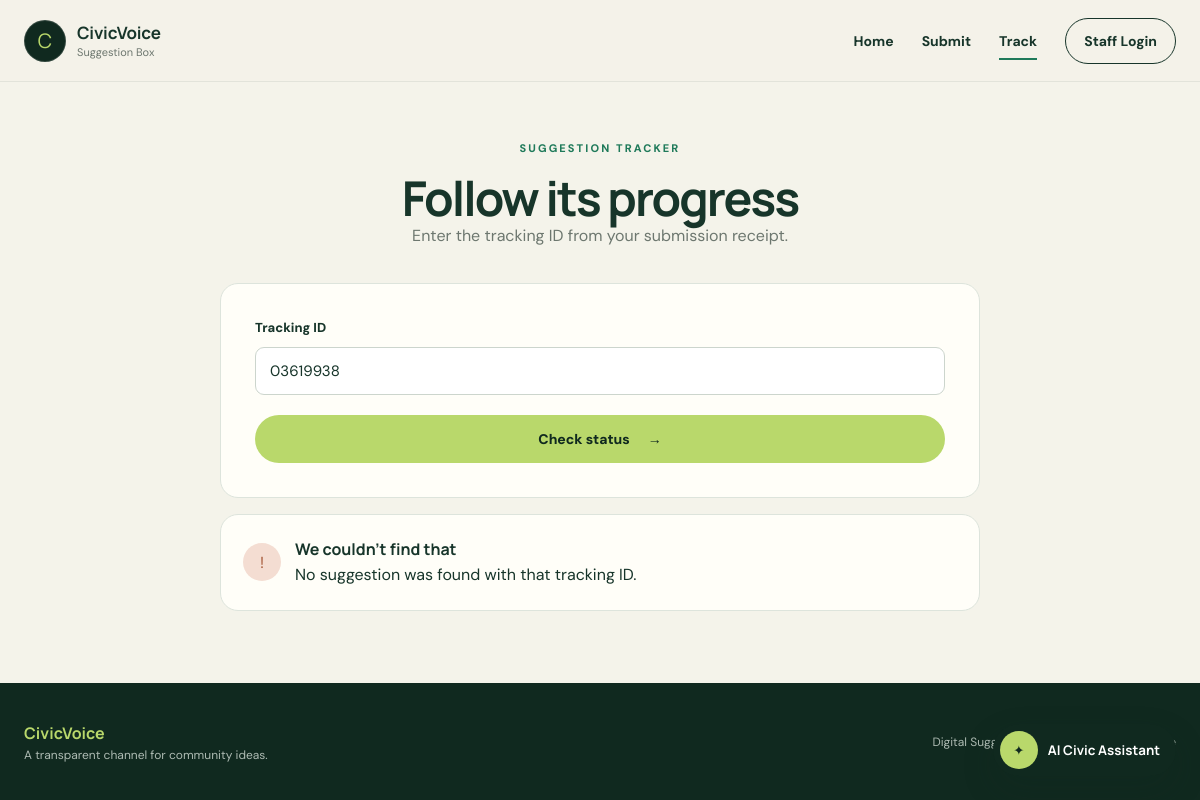
/track?tracking_id=03619938, run on an earlier commit of the app's database.
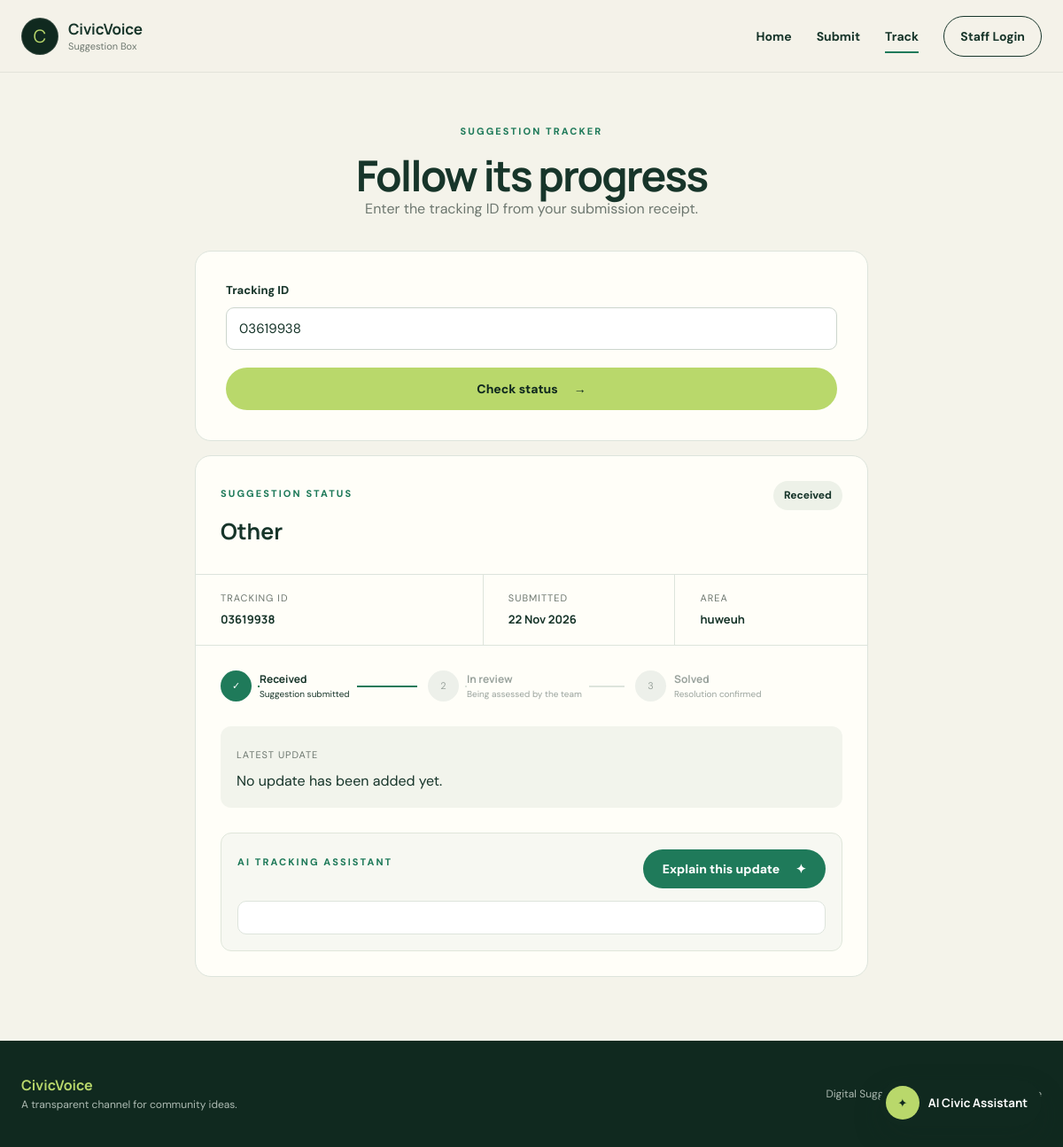
And on a later commit of the database.
### app/models.py (models this page shows)
class Suggestion(db.Model):
    id = db.Column(db.Integer, primary_key=True)
    tracking_id = db.Column(
        db.String(8),
        unique=True,
        nullable=False,
        default=lambda: f"{secrets.randbelow(100_000_000):08d}"
    )
    name = db.Column(db.String(100), nullable=False)
    title = db.Column(db.String(150), nullable=True)
    category = db.Column(db.String(100), nullable=False)
    description = db.Column(db.Text, nullable=False)
    status = db.Column(
        db.String(30),
        default="Received",
        nullable=False
    )
    ward = db.Column(db.String(100), nullable=True)
    officer_remark = db.Column(db.Text, nullable=True)
    photo_filename = db.Column(db.String(255), nullable=True)
    ai_priority = db.Column(db.String(20), nullable=True)
    ai_priority_reason = db.Column(db.Text, nullable=True)
    ai_priority_provider = db.Column(db.String(30), nullable=True)
    created_at = db.Column(
        db.DateTime,
        default=datetime.utcnow
    )

### app/routes.py (the view)
    @app.route("/track")
    def track_suggestion():
        tracking_id = request.args.get("tracking_id", "").strip()
        suggestion = None
        error = None
        if tracking_id:
            tracking_id = normalize_tracking_id(tracking_id)
            if tracking_id is None:
                error = "Enter a valid tracking ID."
            else:
                suggestion = Suggestion.query.filter_by(
                    tracking_id=tracking_id
                ).first()
                if suggestion is None:
                    error = "No suggestion was found with that tracking ID."
        return render_template(
            "track.html",
            tracking_id=tracking_id,
            suggestion=suggestion,
            status_history=(
                StatusHistory.query.filter_by(
                    suggestion_id=suggestion.id
                ).order_by(StatusHistory.created_at.asc()).all()
                if suggestion else []
            ),
            error=error
        )

### app/routes.py (called while the page is built)
def normalize_tracking_id(tracking_id):
    tracking_id = tracking_id.strip()
    if re.fullmatch(r"\d{8}", tracking_id):
        return tracking_id
    try:
        return str(uuid.UUID(tracking_id))
    except (ValueError, AttributeError):
        return None

### app/templates/track.html (shortened to what this page needs)
{% extends "base.html" %}
{% block content %}
<div class="content-header">
    <span class="eyebrow">Suggestion tracker</span>
    <h1>Follow its progress</h1>
    <p>Enter the tracking ID from your submission receipt.</p>
</div>
<section class="track-layout">
    <div class="form-card track-search">
        <form method="GET" action="{{ url_for('track_suggestion') }}" class="modern-form">
            <div class="field">
                <label for="tracking_id">Tracking ID</label>
                <input type="text" id="tracking_id" name="tracking_id" value="{{ tracking_id }}" placeholder="Enter 8-digit ID" inputmode="numeric" pattern="[0-9]{8}" required>
            </div>
            <button type="submit" class="btn btn-primary btn-full">Check status <span>→</span></button>
        </form>
    </div>
    {% if error %}
        <div class="track-empty" role="alert"><span>!</span><div><strong>We couldn’t find that</strong><p>{{ error }}</p></div></div>
    {% endif %}
    {% if suggestion %}
        <div class="status-card">
            <div class="status-card-head">
                <div>
                    <span class="eyebrow">Suggestion status</span>
                    <h2>{{ suggestion.category }}</h2>
                </div>
                <span class="status-pill status-{{ suggestion.status|lower|replace(' ', '-') }}">{{ suggestion.status }}</span>
            </div>
            <div class="tracking-details">
                <div><span>Tracking ID</span><strong class="tracking-code">{{ suggestion.tracking_id }}</strong></div>
                <div><span>Submitted</span><strong>{{ suggestion.created_at.strftime("%d %b %Y") }}</strong></div>
                <div><span>Area</span><strong>{{ suggestion.ward or "Not provided" }}</strong></div>
            </div>
            <div class="timeline">
                <div class="timeline-step complete"><span>✓</span><div><strong>Received</strong><small>Suggestion submitted</small></div></div>
                <div class="timeline-step {% if suggestion.status in ['In Progress','Solved'] %}complete{% endif %}"><span>{% if suggestion.status in ['In Progress','Solved'] %}✓{% else %}2{% endif %}</span><div><strong>In review</strong><small>Being assessed by the team</small></div></div>
                <div class="timeline-step {% if suggestion.status == 'Solved' %}complete{% endif %}"><span>{% if suggestion.status == 'Solved' %}✓{% else %}3{% endif %}</span><div><strong>Solved</strong><small>Resolution confirmed</small></div></div>
            </div>
            <div class="officer-update">
                <span>Latest update</span>
                <p>{{ suggestion.officer_remark or "No update has been added yet." }}</p>
            </div>
            <div class="tracking-ai-card" id="tracking-ai-card">
                <div>
                    <span class="eyebrow">AI tracking assistant</span>
                    <button type="button" class="btn ai-tracking-button" id="ai-tracking-button">
                        Explain this update <span>✦</span>
                    </button>
                </div>
                <div class="ai-tracking-result" id="ai-tracking-result" aria-live="polite" hidden>
                </div>
            </div>
        </div>
    {% endif %}
</section>
{% endblock %}

### app/templates/base.html (shortened to what this page needs)
<!DOCTYPE html>
<html lang="en">
<head>
    <link rel="stylesheet" href="{{ url_for('static', filename='style.css') }}">
</head>
<body>
    <header class="site-header">
        <div class="nav-shell">
            <a class="brand" href="{{ url_for('home') }}" aria-label="Digital Suggestion Box home">
                <span class="brand-mark">C</span>
                <span>
                    <strong>CivicVoice</strong>
                    <small>Suggestion Box</small>
                </span>
            </a>
            <nav class="main-nav" aria-label="Main navigation">
                <a href="{{ url_for('home') }}" class="{% if request.endpoint == 'home' %}active{% endif %}">Home</a>
                {% if not current_user.is_authenticated or current_user.role not in ["admin", "staff"] %}
                    <a href="{{ url_for('submit') }}" class="{% if request.endpoint == 'submit' %}active{% endif %}">Submit</a>
                {% endif %}
                <a href="{{ url_for('track_suggestion') }}" class="{% if request.endpoint == 'track_suggestion' %}active{% endif %}">Track</a>
                {% if current_user.is_authenticated %}
                    {% if current_user.role in ["admin", "staff"] %}
                        <a href="{{ url_for('dashboard') }}">Dashboard</a>
                        <a href="{{ url_for('manage_suggestions') }}">Suggestions</a>
                        {% if current_user.role == "admin" %}
                            <a href="{{ url_for('activity_log') }}">Activity</a>
                        {% else %}
                            <a href="{{ url_for('staff_activity_log') }}">Activity</a>
                        {% endif %}
                    {% endif %}
                    {% if current_user.role == "admin" %}
                        <a href="{{ url_for('manage_users') }}">Users</a>
                    {% endif %}
                    <a class="nav-action" href="{{ url_for('logout') }}">Logout</a>
                {% else %}
                    <a class="nav-action" href="{{ url_for('login') }}">Staff Login</a>
                {% endif %}
            </nav>
        </div>
    </header>
    <main class="page-shell">
        {% block content %}{% endblock %}
    </main>
    <footer class="site-footer">
        <div class="footer-shell">
            <div><strong>CivicVoice</strong><p>A transparent channel for community ideas.</p></div>
            <p>Digital Suggestion Box for Local Governance</p>
        </div>
    </footer>
    {% if not current_user.is_authenticated or current_user.role not in ["admin", "staff"] %}
    <aside class="ai-chat-widget" id="ai-chat-widget" aria-label="AI civic assistant">
        <button class="ai-chat-toggle" id="ai-chat-toggle" type="button" aria-expanded="false">
            <span>✦</span>
            <strong>AI Civic Assistant</strong>
        </button>
    </aside>
    {% endif %}
</body>
</html>

What changed in the data, as far as the page shows it:
added Suggestion: category "Other", status "Received", tracking_id "03619938", created_at "22 Nov 2026", ward "huweuh", officer_remark "No update has been added yet."
Also different on the page:
{{ error }}: "No suggestion was found with that tracking ID." → (not shown)
text no longer shown: "! We couldn’t find that"
text now shown: "SUGGESTION STATUS TRACKING ID SUBMITTED AREA ✓ Received Suggestion submitted 2 In review Being assessed by the team 3 Solved Resolution confirmed LATEST UPDATE AI TRACKING ASSISTANT Explain this update ✦"
